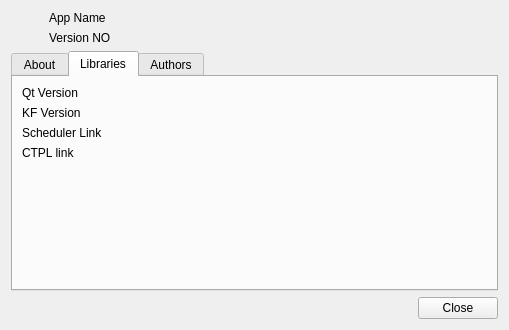
<?xml version="1.0" encoding="UTF-8"?>
<ui version="4.0">
 <class>About</class>
 <widget class="QWidget" name="About">
  <property name="geometry">
   <rect>
    <x>0</x>
    <y>0</y>
    <width>505</width>
    <height>330</height>
   </rect>
  </property>
  <property name="sizePolicy">
   <sizepolicy hsizetype="Minimum" vsizetype="Minimum">
    <horstretch>0</horstretch>
    <verstretch>0</verstretch>
   </sizepolicy>
  </property>
  <property name="maximumSize">
   <size>
    <width>1000</width>
    <height>1000</height>
   </size>
  </property>
  <property name="windowTitle">
   <string>About — Koi</string>
  </property>
  <layout class="QGridLayout" name="gridLayout_2">
   <item row="0" column="0">
    <layout class="QHBoxLayout" name="horizontalLayout">
     <item>
      <widget class="QPushButton" name="iconNonBtn">
       <property name="styleSheet">
        <string notr="true">border: none</string>
       </property>
       <property name="text">
        <string/>
       </property>
       <property name="icon">
        <iconset resource="../resources/resources.qrc">
         <normaloff>:/resources/icons/koi.svg</normaloff>:/resources/icons/koi.svg</iconset>
       </property>
       <property name="iconSize">
        <size>
         <width>40</width>
         <height>40</height>
        </size>
       </property>
      </widget>
     </item>
     <item>
      <layout class="QVBoxLayout" name="verticalLayout">
       <item>
        <widget class="QLabel" name="titleLabel">
         <property name="text">
          <string>App Name</string>
         </property>
        </widget>
       </item>
       <item>
        <widget class="QLabel" name="verLabel">
         <property name="text">
          <string>Version NO</string>
         </property>
        </widget>
       </item>
      </layout>
     </item>
     <item>
      <spacer name="horizontalSpacer">
       <property name="orientation">
        <enum>Qt::Horizontal</enum>
       </property>
       <property name="sizeHint" stdset="0">
        <size>
         <width>40</width>
         <height>20</height>
        </size>
       </property>
      </spacer>
     </item>
    </layout>
   </item>
   <item row="1" column="0">
    <widget class="QTabWidget" name="tabWidget">
     <property name="tabShape">
      <enum>QTabWidget::Rounded</enum>
     </property>
     <property name="currentIndex">
      <number>1</number>
     </property>
     <widget class="QWidget" name="aboutTab">
      <attribute name="title">
       <string>About</string>
      </attribute>
      <layout class="QGridLayout" name="gridLayout">
       <item row="0" column="0">
        <widget class="QLabel" name="descLabel">
         <property name="text">
          <string>Schedule your themes for the KDE Plasma Desktop</string>
         </property>
        </widget>
       </item>
       <item row="1" column="0">
        <widget class="QLabel" name="copyLabel">
         <property name="text">
          <string>(c) 2020, William Franco Abdul Hai</string>
         </property>
        </widget>
       </item>
       <item row="2" column="0">
        <widget class="QLabel" name="projectLabel">
         <property name="cursor">
          <cursorShape>PointingHandCursor</cursorShape>
         </property>
         <property name="text">
          <string>&lt;a href=&quot;https://github.com/baduhai/Koi&quot;&gt;Project Page&lt;/a&gt;</string>
         </property>
         <property name="textFormat">
          <enum>Qt::RichText</enum>
         </property>
         <property name="openExternalLinks">
          <bool>true</bool>
         </property>
        </widget>
       </item>
       <item row="3" column="0">
        <widget class="QPushButton" name="licenseBtn">
         <property name="sizePolicy">
          <sizepolicy hsizetype="Minimum" vsizetype="Minimum">
           <horstretch>0</horstretch>
           <verstretch>0</verstretch>
          </sizepolicy>
         </property>
         <property name="minimumSize">
          <size>
           <width>0</width>
           <height>1</height>
          </size>
         </property>
         <property name="cursor">
          <cursorShape>PointingHandCursor</cursorShape>
         </property>
         <property name="styleSheet">
          <string notr="true">border: none;
color: #315bef;
text-decoration: underline;
text-align: left;</string>
         </property>
         <property name="text">
          <string>License: GNU Lesser General Public License Version 3</string>
         </property>
         <property name="flat">
          <bool>true</bool>
         </property>
        </widget>
       </item>
       <item row="4" column="0">
        <spacer name="verticalSpacer_2">
         <property name="orientation">
          <enum>Qt::Vertical</enum>
         </property>
         <property name="sizeHint" stdset="0">
          <size>
           <width>20</width>
           <height>36</height>
          </size>
         </property>
        </spacer>
       </item>
      </layout>
     </widget>
     <widget class="QWidget" name="libraryTab">
      <attribute name="title">
       <string>Libraries</string>
      </attribute>
      <layout class="QFormLayout" name="formLayout">
       <item row="1" column="0" colspan="2">
        <widget class="QLabel" name="kf5Version">
         <property name="text">
          <string>KF Version</string>
         </property>
        </widget>
       </item>
       <item row="0" column="0" colspan="2">
        <widget class="QLabel" name="qtVerLabel">
         <property name="text">
          <string notr="true">Qt Version</string>
         </property>
        </widget>
       </item>
       <item row="4" column="0" colspan="2">
        <spacer name="verticalSpacer_5">
         <property name="orientation">
          <enum>Qt::Vertical</enum>
         </property>
         <property name="sizeHint" stdset="0">
          <size>
           <width>465</width>
           <height>126</height>
          </size>
         </property>
        </spacer>
       </item>
       <item row="2" column="0" colspan="2">
        <widget class="QLabel" name="bosmaLib">
         <property name="text">
          <string>Scheduler Link</string>
         </property>
        </widget>
       </item>
       <item row="3" column="0" colspan="2">
        <widget class="QLabel" name="ctpLib">
         <property name="text">
          <string>CTPL link</string>
         </property>
        </widget>
       </item>
      </layout>
     </widget>
     <widget class="QWidget" name="authorTab">
      <attribute name="title">
       <string>Authors</string>
      </attribute>
      <layout class="QGridLayout" name="gridLayout_3">
       <item row="0" column="0">
        <widget class="QLabel" name="bugLabel">
         <property name="text">
          <string>Please report bugs and request new features &lt;a href=&quot;https://github.com/baduhai/Koi/issues&quot;&gt;here&lt;/a&gt;.</string>
         </property>
         <property name="textFormat">
          <enum>Qt::RichText</enum>
         </property>
         <property name="openExternalLinks">
          <bool>true</bool>
         </property>
        </widget>
       </item>
       <item row="1" column="0">
        <widget class="QLabel" name="williamLabel">
         <property name="text">
          <string>&lt;strong&gt;William Franco Abdul Hai&lt;/strong&gt;</string>
         </property>
         <property name="textFormat">
          <enum>Qt::RichText</enum>
         </property>
        </widget>
       </item>
       <item row="2" column="0">
        <layout class="QHBoxLayout" name="horizontalLayout_4">
         <item>
          <widget class="QLabel" name="devLabel">
           <property name="text">
            <string>&lt;em&gt;Developer&lt;/em&gt;</string>
           </property>
          </widget>
         </item>
         <item>
          <widget class="QPushButton" name="wWebsiteBtn">
           <property name="styleSheet">
            <string notr="true"/>
           </property>
           <property name="text">
            <string/>
           </property>
           <property name="icon">
            <iconset theme="link">
             <normaloff>.</normaloff>.</iconset>
           </property>
           <property name="flat">
            <bool>false</bool>
           </property>
          </widget>
         </item>
         <item>
          <spacer name="horizontalSpacer_4">
           <property name="orientation">
            <enum>Qt::Horizontal</enum>
           </property>
           <property name="sizeHint" stdset="0">
            <size>
             <width>40</width>
             <height>20</height>
            </size>
           </property>
          </spacer>
         </item>
        </layout>
       </item>
       <item row="3" column="0">
        <spacer name="verticalSpacer_4">
         <property name="orientation">
          <enum>Qt::Vertical</enum>
         </property>
         <property name="sizeHint" stdset="0">
          <size>
           <width>20</width>
           <height>46</height>
          </size>
         </property>
        </spacer>
       </item>
      </layout>
     </widget>
    </widget>
   </item>
   <item row="2" column="0">
    <layout class="QHBoxLayout" name="horizontalLayout_2">
     <item>
      <spacer name="horizontalSpacer_2">
       <property name="orientation">
        <enum>Qt::Horizontal</enum>
       </property>
       <property name="sizeHint" stdset="0">
        <size>
         <width>40</width>
         <height>20</height>
        </size>
       </property>
      </spacer>
     </item>
     <item>
      <widget class="QPushButton" name="closeBtn">
       <property name="text">
        <string>Close</string>
       </property>
       <property name="icon">
        <iconset theme="window-close">
         <normaloff>.</normaloff>.</iconset>
       </property>
      </widget>
     </item>
    </layout>
   </item>
  </layout>
 </widget>
 <resources>
  <include location="../resources/resources.qrc"/>
 </resources>
 <connections/>
</ui>
